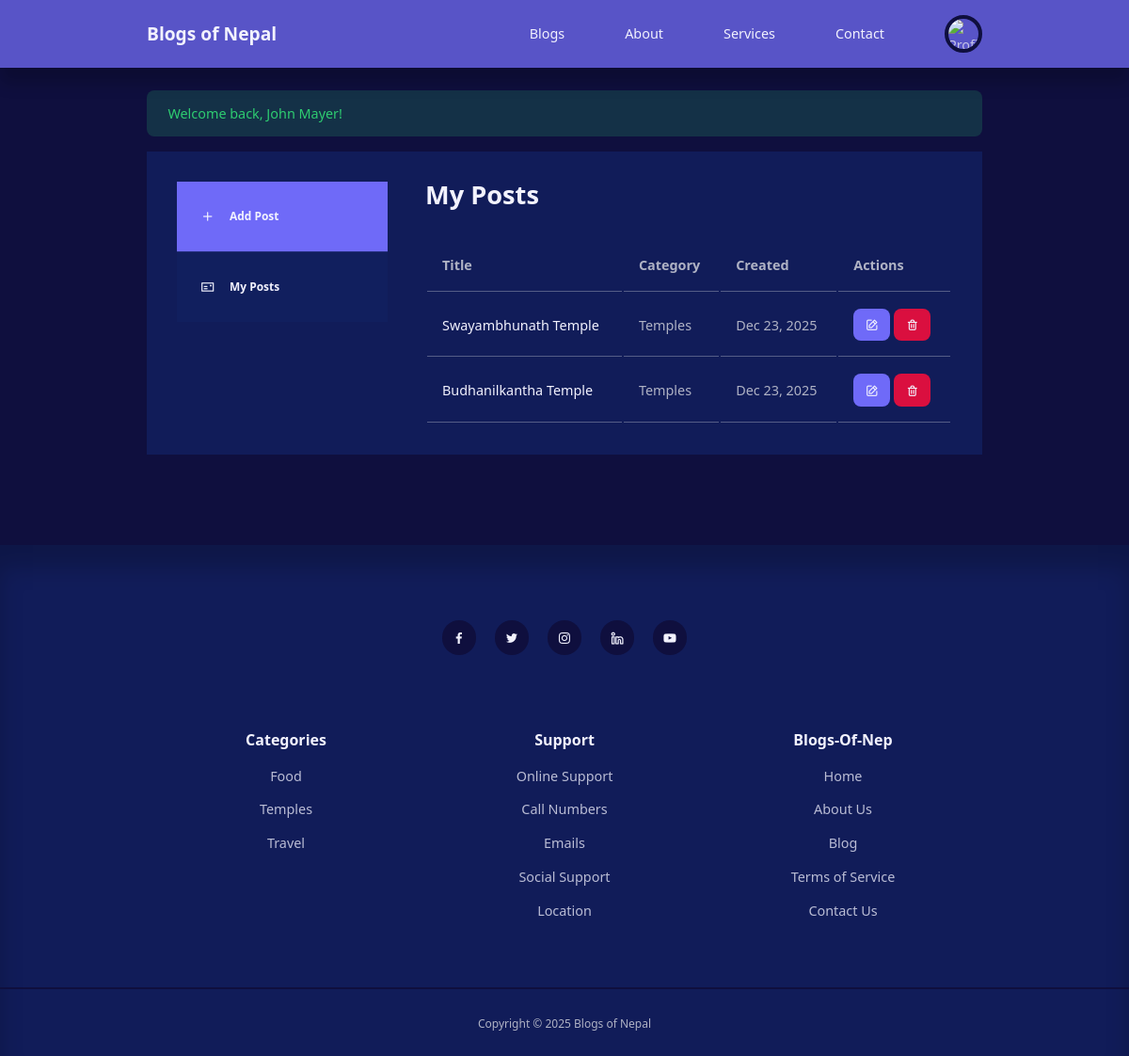
Page /dashboard.php (signed in) on the committed database.
### tables this page shows
CREATE TABLE posts (
    id INT AUTO_INCREMENT PRIMARY KEY,
    title VARCHAR(255) NOT NULL,
    content TEXT NOT NULL,
    category_id INT NOT NULL,
    author_id INT NOT NULL,
    image VARCHAR(255),
    is_featured BOOLEAN DEFAULT FALSE,
    created_at TIMESTAMP DEFAULT CURRENT_TIMESTAMP,
    updated_at TIMESTAMP DEFAULT CURRENT_TIMESTAMP ON UPDATE CURRENT_TIMESTAMP,
    FOREIGN KEY (category_id) REFERENCES categories(id) ON DELETE CASCADE,
    FOREIGN KEY (author_id) REFERENCES users(id) ON DELETE CASCADE
);

CREATE TABLE categories (
    id INT AUTO_INCREMENT PRIMARY KEY,
    name VARCHAR(100) NOT NULL UNIQUE,
    created_at TIMESTAMP DEFAULT CURRENT_TIMESTAMP
);

### includes/functions.php (called while the page is built, shortened)
<?php
function getCategories($conn) {
    $result = $conn->query("SELECT * FROM categories ORDER BY name");
    return $result->fetch_all(MYSQLI_ASSOC);
}
?>

### dashboard.php (the view, shortened to what this page needs)
<?php
require_once 'includes/functions.php';
$stmt = $conn->prepare("SELECT p.*, c.name as category_name
                        FROM posts p
                        JOIN categories c ON p.category_id = c.id
                        WHERE p.author_id = ?
                        ORDER BY p.created_at DESC");
$stmt->bind_param("i", $_SESSION['user_id']);
$stmt->execute();
$myPosts = $stmt->get_result();
?>
<!DOCTYPE html>
<html lang="en">
<head>
    <link rel="stylesheet" href="./style.css">
    <link rel="stylesheet" href="https://unicons.iconscout.com/release/v4.0.8/css/line.css">
</head>
<body>
    <?php include 'includes/header.php'; ?>
    <section class="dashboard">
        <?php if (isset($_SESSION['success'])): ?>
            <div class="alert alert-success container">
                <?php echo $_SESSION['success']; unset($_SESSION['success']); ?>
            </div>
        <?php endif; ?>
        <div class="container dashboard_container">
            <aside>
                <ul>
                    <li>
                        <a href="add-post.php">
                            <i class="uil uil-plus"></i>
                            <h5>Add Post</h5>
                        </a>
                    </li>
                    <li>
                        <a href="dashboard.php" class="active">
                            <i class="uil uil-postcard"></i>
                            <h5>My Posts</h5>
                        </a>
                    </li>
                </ul>
            </aside>
            <main>
                <h2>My Posts</h2>
                <?php if ($myPosts->num_rows > 0): ?>
                <table>
                    <thead>
                        <tr>
                            <th>Title</th>
                            <th>Category</th>
                            <th>Created</th>
                            <th>Actions</th>
                        </tr>
                    </thead>
                    <tbody>
                        <?php while ($post = $myPosts->fetch_assoc()): ?>
                        <tr>
                            <td><a href="post.php?id=<?php echo $post['id']; ?>"><?php echo htmlspecialchars($post['title']); ?></a></td>
                            <td><?php echo htmlspecialchars($post['category_name']); ?></td>
                            <td><?php echo date('M j, Y', strtotime($post['created_at'])); ?></td>
                            <td>
                                <a href="edit-post.php?id=<?php echo $post['id']; ?>" class="btn" style="padding: 0.4rem 0.8rem; font-size: 0.85rem;">
                                    <i class="uil uil-edit"></i>
                                </a>
                                <a href="delete-post.php?id=<?php echo $post['id']; ?>"
                                   class="btn"
                                   style="padding: 0.4rem 0.8rem; font-size: 0.85rem; background: var(--color-red);"
                                   onclick="return confirm('Are you sure you want to delete this post?')">
                                    <i class="uil uil-trash-alt"></i>
                                </a>
                            </td>
                        </tr>
                        <?php endwhile; ?>
                    </tbody>
                </table>
                <?php endif; ?>
            </main>
        </div>
    </section>
    <?php include 'includes/footer.php'; ?>
</body>
</html>

### includes/footer.php
<footer>
    <div class="footer_socials">
        <a href="https://facebook.com/" target="_blank"><i class="uil uil-facebook-f"></i></a>
        <a href="https://twitter.com/" target="_blank"><i class="uil uil-twitter"></i></a>
        <a href="https://instagram.com/" target="_blank"><i class="uil uil-instagram"></i></a>
        <a href="https://linkedin.com/" target="_blank"><i class="uil uil-linkedin-alt"></i></a>
        <a href="https://youtube.com/" target="_blank"><i class="uil uil-youtube"></i></a>
    </div>
    <div class="container footer_container">
        <article>
            <h4>Categories</h4>
            <ul>
                <?php
                $categories = getCategories($conn);
                foreach ($categories as $category):
                ?>
                    <li><a href="category.php?id=<?php echo $category['id']; ?>">
                        <?php echo htmlspecialchars($category['name']); ?>
                    </a></li>
                <?php endforeach; ?>
            </ul>
        </article>
        <article>
            <h4>Support</h4>
            <ul>
                <li><a href="contact.php">Online Support</a></li>
                <li><a href="contact.php">Call Numbers</a></li>
                <li><a href="contact.php">Emails</a></li>
                <li><a href="#">Social Support</a></li>
                <li><a href="contact.php">Location</a></li>
            </ul>
        </article>
        <article>
            <h4>Blogs-Of-Nep</h4>
            <ul>
                <li><a href="index.php">Home</a></li>
                <li><a href="about.php">About Us</a></li>
                <li><a href="blog.php">Blog</a></li>
                <li><a href="#">Terms of Service</a></li>
                <li><a href="contact.php">Contact Us</a></li>
            </ul>
        </article>
    </div>
    <div class="footer_copyright">
        <small>Copyright &copy; <?php echo date('Y'); ?> Blogs of Nepal</small>
    </div>
</footer>

### style.css (style rules this page uses)
:root { --color-primary: #6f6af8; --color-primary-light: hsl(242, 91%, 69%, 18%); --color-primary-variant: #5854c7; --color-red: #da0f3f; --color-red-light: hsl(348, 90%, 57%, 18%); --color-green: #2ecc71; --color-green-light: hsl(145, 63%, 49%, 18%); --color-gray-900: #122060cb; --color-gray-700: #616161; --color-gray-300: rgba(242, 242, 242, 0.3); --color-gray-200: rgba(242, 242, 242, 0.7); --color-white: #f2f2fe; --color-bg: #0f0f3e; --transition: all 300ms ease; --container-width-lg: 74%; --container-width-md: 88%; --form-width: 40%; --card-border-radius-1: 0.3rem; --card-border-radius-2: 0.5rem; --card-border-radius-3: 0.8rem; --card-border-radius-4: 2rem; --card-border-radius-5: 5rem; }
* { margin: 0; padding: 0; outline: 0; border: 0; appearance: none; list-style: none; text-decoration: none; box-sizing: border-box; }
body { font-family: 'Segoe UI', Tahoma, Geneva, Verdana, sans-serif; background-color: var(--color-bg); color: var(--color-gray-200); font-size: 0.9rem; line-height: 1.6; overflow-x: hidden; }
.container { width: var(--container-width-lg); max-width: 1800px; margin-inline: auto; }
section { margin-top: 3rem; width: 100vw; }
h1, h2, h3, h4, h5, h6 { color: var(--color-white); line-height: 1.3; }
h2 { font-size: 1.7rem; margin: 1rem 0; }
h4 { font-size: 1rem; }
a { color: var(--color-white); transition: var(--transition); }
.btn { display: inline-block; width: fit-content; padding: 0.6rem 1.2rem; background-color: var(--color-primary); border-radius: var(--card-border-radius-2); cursor: pointer; transition: var(--transition); color: var(--color-white); font-weight: 500; }
.alert { padding: 0.8rem 1.4rem; margin-bottom: 1rem; border-radius: var(--card-border-radius-2); }
.alert-success { background-color: var(--color-green-light); color: var(--color-green); }
footer { background: var(--color-gray-900); padding: 5rem 0 0; box-shadow: inset 0 1.5rem 1.5rem rgba(0,0,0,0.2); margin-top: 6rem; }
.footer_socials { margin-inline: auto; width: fit-content; margin-bottom: 5rem; display: flex; justify-content: space-between; align-items: center; gap: 1.2rem; }
.footer_socials a { background-color: var(--color-bg); border-radius: 50%; width: 2.3rem; height: 2.3rem; display: flex; align-items: center; justify-content: center; }
.footer_container { display: grid; grid-template-columns: repeat(3, 1fr); gap: 4rem; text-align: center; max-width: 1200px; margin: 0 auto; padding: 0 2rem; }
footer h4 { color: var(--color-white); margin-bottom: 0.6rem; }
footer ul li { padding: 0.4rem 0; }
footer ul a { opacity: 0.75; }
.footer_copyright { text-align: center; padding: 1.5rem 0; border-top: 2px solid var(--color-bg); margin-top: 4rem; }
.dashboard { margin-top: 6rem; }
.dashboard_container { display: grid; grid-template-columns: 14rem auto; gap: 1rem; background: var(--color-gray-900); padding: 2rem; margin-bottom: 5rem; }
.dashboard aside a { background: var(--color-primary); display: flex; gap: 1rem; align-items: center; padding: 1.6rem; }
.dashboard aside ul li:not(:last-child) a { border-bottom: 1px solid var(--color-gray-900); }
.dashboard aside a.active { background: var(--color-gray-900); }
.dashboard main { margin-left: 1.5rem; }
.dashboard main h2 { margin: 0 0 2rem 0; line-height: 1; }
.dashboard main table { width: 100%; text-align: left; }
.dashboard main table th, .dashboard main table td { padding: 1rem; border-bottom: 1px solid var(--color-gray-300); }

### rows in the picture
posts: title "Swayambhunath Temple", category.name "Temples", created_at "Dec 23, 2025"
posts: title "Budhanilkantha Temple", category.name "Temples", created_at "Dec 23, 2025"
categories: name "Food"
categories: name "Temples"
categories: name "Travel"

### other values in the picture
$_SESSION['success'] "Welcome back, John Mayer!"
